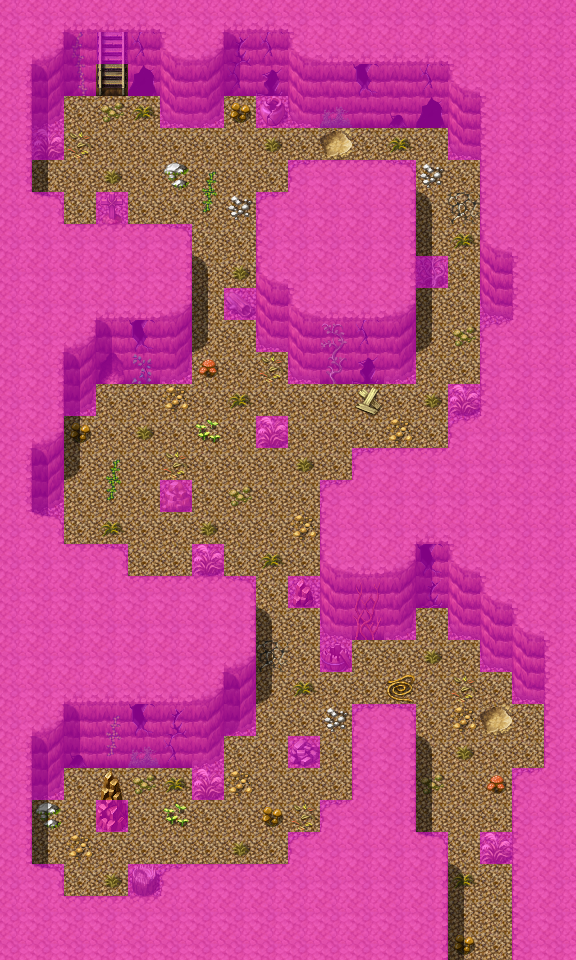

Below is a game level as drawn by its tile map, then a one-line description and the .tmx that defines it (tile-layer data replaced by summaries):
An orthogonal 18x30 tile map with 32x32 px tiles, 4 tile layers (Ground, Objects, Above, Walkable), 40 tilesets and 13 objects (11x spawn, 2x mapchange).

<map version="1.0" orientation="orthogonal" width="18" height="30" tilewidth="32" tileheight="32">
 <tileset firstgid="1" name="map_bed_1" tilewidth="32" tileheight="32">
  <image source="../drawable/map_bed_1.png" width="512" height="256" />
 </tileset>
 <tileset firstgid="129" name="map_border_1" tilewidth="32" tileheight="32">
  <image source="../drawable/map_border_1.png" width="512" height="256" />
 </tileset>
 <tileset firstgid="257" name="map_bridge_1" tilewidth="32" tileheight="32">
  <image source="../drawable/map_bridge_1.png" width="512" height="256" />
 </tileset>
 <tileset firstgid="385" name="map_broken_1" tilewidth="32" tileheight="32">
  <image source="../drawable/map_broken_1.png" width="512" height="256" />
 </tileset>
 <tileset firstgid="513" name="map_cavewall_1" tilewidth="32" tileheight="32">
  <image source="../drawable/map_cavewall_1.png" width="576" height="192" />
 </tileset>
 <tileset firstgid="621" name="map_cavewall_2" tilewidth="32" tileheight="32">
  <image source="../drawable/map_cavewall_2.png" width="576" height="192" />
 </tileset>
 <tileset firstgid="729" name="map_cavewall_3" tilewidth="32" tileheight="32">
  <image source="../drawable/map_cavewall_3.png" width="576" height="192" />
 </tileset>
 <tileset firstgid="837" name="map_chair_table_1" tilewidth="32" tileheight="32">
  <image source="../drawable/map_chair_table_1.png" width="512" height="256" />
 </tileset>
 <tileset firstgid="965" name="map_crate_1" tilewidth="32" tileheight="32">
  <image source="../drawable/map_crate_1.png" width="512" height="256" />
 </tileset>
 <tileset firstgid="1093" name="map_cupboard_1" tilewidth="32" tileheight="32">
  <image source="../drawable/map_cupboard_1.png" width="512" height="256" />
 </tileset>
 <tileset firstgid="1221" name="map_curtain_1" tilewidth="32" tileheight="32">
  <image source="../drawable/map_curtain_1.png" width="512" height="256" />
 </tileset>
 <tileset firstgid="1349" name="map_entrance_1" tilewidth="32" tileheight="32">
  <image source="../drawable/map_entrance_1.png" width="512" height="256" />
 </tileset>
 <tileset firstgid="1477" name="map_fence_1" tilewidth="32" tileheight="32">
  <image source="../drawable/map_fence_1.png" width="512" height="256" />
 </tileset>
 <tileset firstgid="1605" name="map_fence_2" tilewidth="32" tileheight="32">
  <image source="../drawable/map_fence_2.png" width="512" height="256" />
 </tileset>
 <tileset firstgid="1733" name="map_ground_1" tilewidth="32" tileheight="32">
  <image source="../drawable/map_ground_1.png" width="512" height="256" />
 </tileset>
 <tileset firstgid="1861" name="map_ground_2" tilewidth="32" tileheight="32">
  <image source="../drawable/map_ground_2.png" width="512" height="256" />
 </tileset>
 <tileset firstgid="1989" name="map_ground_3" tilewidth="32" tileheight="32">
  <image source="../drawable/map_ground_3.png" width="512" height="256" />
 </tileset>
 <tileset firstgid="2117" name="map_ground_4" tilewidth="32" tileheight="32">
  <image source="../drawable/map_ground_4.png" width="512" height="256" />
 </tileset>
 <tileset firstgid="2245" name="map_ground_5" tilewidth="32" tileheight="32">
  <image source="../drawable/map_ground_5.png" width="512" height="256" />
 </tileset>
 <tileset firstgid="2373" name="map_ground_6" tilewidth="32" tileheight="32">
  <image source="../drawable/map_ground_6.png" width="512" height="256" />
 </tileset>
 <tileset firstgid="2501" name="map_ground_7" tilewidth="32" tileheight="32">
  <image source="../drawable/map_ground_7.png" width="512" height="256" />
 </tileset>
 <tileset firstgid="2629" name="map_ground_8" tilewidth="32" tileheight="32">
  <image source="../drawable/map_ground_8.png" width="512" height="256" />
 </tileset>
 <tileset firstgid="2757" name="map_indoor_1" tilewidth="32" tileheight="32">
  <image source="../drawable/map_indoor_1.png" width="512" height="256" />
 </tileset>
 <tileset firstgid="2885" name="map_kitchen_1" tilewidth="32" tileheight="32">
  <image source="../drawable/map_kitchen_1.png" width="512" height="256" />
 </tileset>
 <tileset firstgid="3013" name="map_outdoor_1" tilewidth="32" tileheight="32">
  <image source="../drawable/map_outdoor_1.png" width="512" height="256" />
 </tileset>
 <tileset firstgid="3141" name="map_pillar_1" tilewidth="32" tileheight="32">
  <image source="../drawable/map_pillar_1.png" width="512" height="256" />
 </tileset>
 <tileset firstgid="3269" name="map_plant_1" tilewidth="32" tileheight="32">
  <image source="../drawable/map_plant_1.png" width="512" height="256" />
 </tileset>
 <tileset firstgid="3397" name="map_rock_1" tilewidth="32" tileheight="32">
  <image source="../drawable/map_rock_1.png" width="512" height="256" />
 </tileset>
 <tileset firstgid="3525" name="map_roof_1" tilewidth="32" tileheight="32">
  <image source="../drawable/map_roof_1.png" width="512" height="256" />
 </tileset>
 <tileset firstgid="3653" name="map_roof_2" tilewidth="32" tileheight="32">
  <image source="../drawable/map_roof_2.png" width="512" height="256" />
 </tileset>
 <tileset firstgid="3781" name="map_shop_1" tilewidth="32" tileheight="32">
  <image source="../drawable/map_shop_1.png" width="512" height="256" />
 </tileset>
 <tileset firstgid="3909" name="map_sign_ladder_1" tilewidth="32" tileheight="32">
  <image source="../drawable/map_sign_ladder_1.png" width="512" height="256" />
 </tileset>
 <tileset firstgid="4037" name="map_table_1" tilewidth="32" tileheight="32">
  <image source="../drawable/map_table_1.png" width="512" height="256" />
 </tileset>
 <tileset firstgid="4165" name="map_trail_1" tilewidth="32" tileheight="32">
  <image source="../drawable/map_trail_1.png" width="512" height="256" />
 </tileset>
 <tileset firstgid="4293" name="map_tree_1" tilewidth="32" tileheight="32">
  <image source="../drawable/map_tree_1.png" width="512" height="256" />
 </tileset>
 <tileset firstgid="4421" name="map_wall_1" tilewidth="32" tileheight="32">
  <image source="../drawable/map_wall_1.png" width="512" height="256" />
 </tileset>
 <tileset firstgid="4549" name="map_wall_2" tilewidth="32" tileheight="32">
  <image source="../drawable/map_wall_2.png" width="480" height="256" />
 </tileset>
 <tileset firstgid="4669" name="map_wall_3" tilewidth="32" tileheight="32">
  <image source="../drawable/map_wall_3.png" width="480" height="256" />
 </tileset>
 <tileset firstgid="4789" name="map_window_1" tilewidth="32" tileheight="32">
  <image source="../drawable/map_window_1.png" width="512" height="256" />
 </tileset>
 <tileset firstgid="4917" name="map_window_2" tilewidth="32" tileheight="32">
  <image source="../drawable/map_window_2.png" width="512" height="256" />
 </tileset>
 <layer name="Ground" width="18" height="30">
  <data>[540 cells, 540 non-empty, 12 distinct tile ids]</data>
 </layer>
 <layer name="Objects" width="18" height="30">
  <data>[540 cells, 150 non-empty, 50 distinct tile ids]</data>
 </layer>
 <layer name="Above" width="18" height="30">
  <data>[540 cells, 48 non-empty, 5 distinct tile ids]</data>
 </layer>
 <layer name="Walkable" width="18" height="30">
  <data>[540 cells, 365 non-empty, 1 distinct tile ids]</data>
 </layer>
 <objectgroup name="Mapevents" width="18" height="30">
  <object name="up lodarcave1" type="mapchange" x="96" y="64" width="32" height="32">
   <properties>
    <property name="map" value="lodarcave0" />
    <property name="place" value="down lodarcave0" />
   </properties>
  </object>
  </objectgroup>
 <objectgroup name="Spawn" width="18" height="30">
  <!-- 10 objects omitted --></objectgroup>
 <objectgroup name="Spawn_bats" width="18" height="30" visible="0">
  <!-- 1 objects omitted --></objectgroup>
 <objectgroup name="Keys" width="18" height="30" />
</map>
<!-- 12 of 13 objects omitted -->
